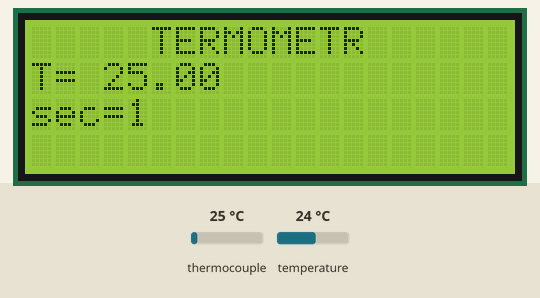
The sketch below on a simulated Arduino Leonardo, built with avr-gcc and run on an emulated ATmega32U4. Parts: 20×4 character LCD. The test bench sets the inputs (shaded band); at power-on: thermocouple 25 °C, temperature 24 °C. What the sketch prints to the serial monitor is not drawn.

Above: at 1.7 s.
1.8 s: thermocouple set to 6 °C
At 3.4 s:
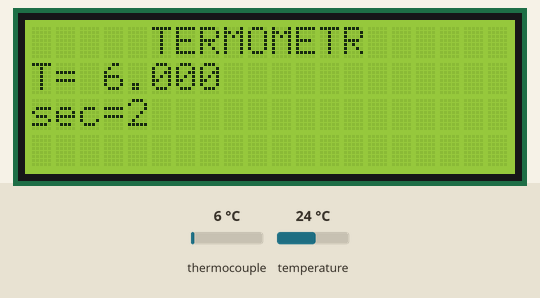
5.1 s: thermocouple set to 75 °C
At 6.1 s:
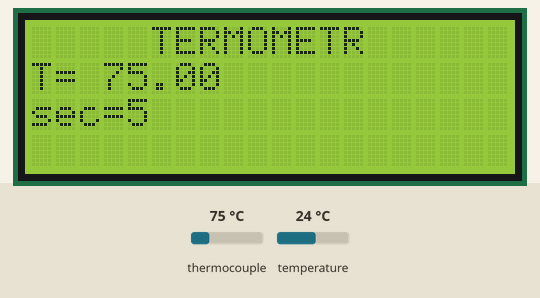
8.1 s: thermocouple set to 150 °C
At 9.5 s:
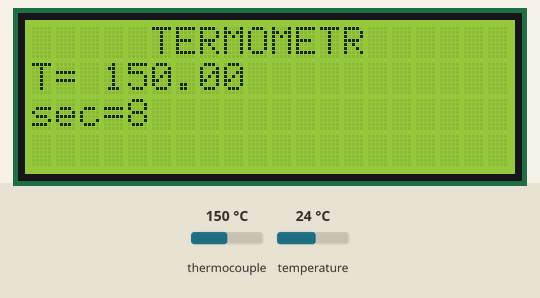
Timing chart, 0 to 11.1 s (numbered marks = the images above; inputs shaded):
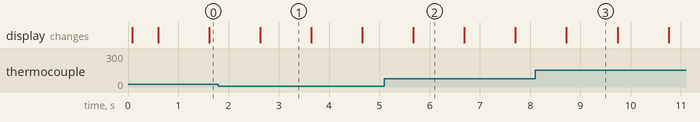

The sketch:

TermoCouple_LCD.ino
```cpp
#include <SPI.h>
#include "Adafruit_MAX31855.h"
#include <Wire.h>
#include <LiquidCrystal_I2C.h>
//!!! Change LiquidCrystal_I2C.cpp at line 19 instead of "return 0;" should be: return 1;

// Default connection is using software SPI, but comment and uncomment one of
// the two examples below to switch between software SPI and hardware SPI:

// Example creating a thermocouple instance with software SPI on any three
// digital IO pins.
#define MAXDO   5
#define MAXCS   4
#define MAXCLK  3


unsigned long time;

// initialize the Thermocouple
Adafruit_MAX31855 thermocouple(MAXCLK, MAXCS, MAXDO);

LiquidCrystal_I2C lcd(0x27,20,4);  // set the LCD address to 0x27 for a 16 chars and 2 line display

// Example creating a thermocouple instance with hardware SPI
// on a given CS pin.
//#define MAXCS   10
//Adafruit_MAX31855 thermocouple(MAXCS);

void setup() {
  Serial.begin(9600);

  while (!Serial) delay(1); // wait for Serial on Leonardo/Zero, etc

  lcd.init();                      // initialize the lcd
  lcd.backlight();
  lcd.setCursor(5, 0);
  lcd.print("TERMOMETR");

  Serial.println("time;temperature");
  // wait for MAX chip to stabilize
  delay(500);
}

void loop() {
  // basic readout test, just print the current temp
   //Serial.print("{ \"Tinternal\":");
   double tInternal = thermocouple.readInternal();
   //Serial.print(tInternal);
   lcd.setCursor(0, 1); //set cursor to 2-nd row
   //lcd.print("Internal T = ");
   //lcd.print(tInternal);


   lcd.print("T= ");
   //Serial.print(", \"Tcouple\":");
   double c = thermocouple.readCelsius();
   time = millis();
   if (isnan(c)) {
     //Serial.println("Something wrong with thermocouple!");
     //Serial.println("error");
     lcd.print("error");
   } else {
     lcd.print(c);
     lcd.setCursor(0, 2); //set cursor to 3 row
     lcd.print("sec=");
     lcd.print(time/1000);
     Serial.print(time/1000);
     Serial.print(";");
     Serial.println(c);
   }
   //Serial.print(", \"time\":");

   //Serial.println("}");

   //Serial.print("F = ");
   //Serial.println(thermocouple.readFarenheit());

   delay(1000);
}
```
